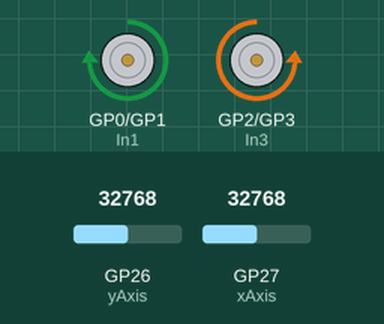
Recording of a program running on a simulated Raspberry Pi Pico running MicroPython. Parts: motor-driver pin pairs drawn as motors (green arrow = first pin HIGH = forward, orange = second pin HIGH = backward, longer = more drive, scaled by the enable pin). Inputs (shaded band) come from the test bench; at power-on: GP26 (yAxis) = 32768, GP27 (xAxis) = 32768 (analog values on the 0–65535 scale). What the program prints to the serial console is not drawn.

Above: at 1.2 s.
1.3 s: GP26 (yAxis) set to 48155
At 1.8 s:
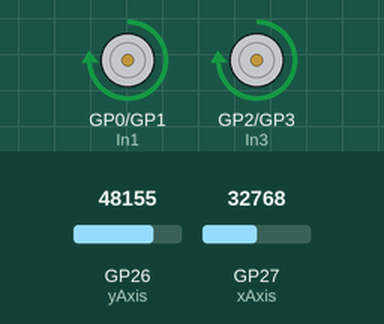
2.8 s: GP27 (xAxis) set to 48155
At 3.4 s:
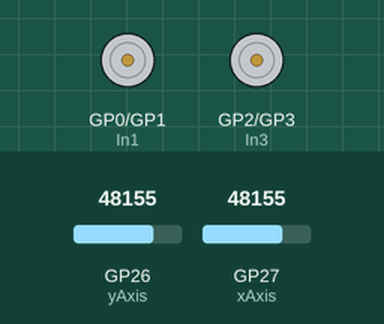
4.3 s: GP27 (xAxis) set to 46896
At 5.2 s:
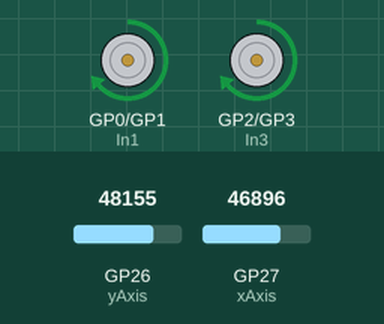
5.8 s: GP26 (yAxis) set to 51808
7.3 s: GP26 (yAxis) set to 53008
At 8.5 s:
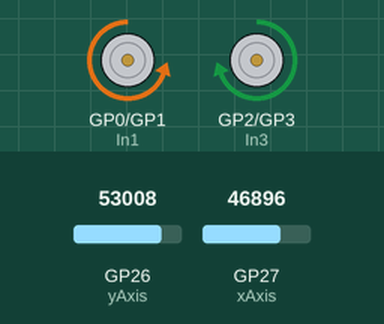
8.8 s: GP26 (yAxis) set to 46845
At 10.2 s:
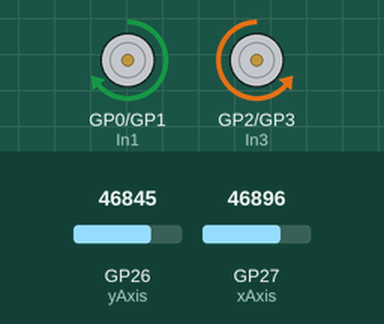
Timing chart, 0 to 11.3 s (numbered marks = the images above; inputs shaded):
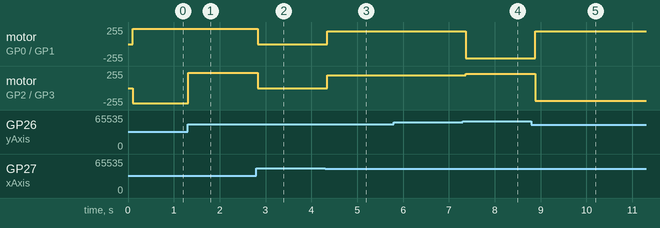

Measured:
- the behaviour switches between 47504 and 47488 on GP27 (xAxis) (found by bisection; images 2 and 3)
- the behaviour switches between 52496 and 52512 on GP26 (yAxis) (found by bisection; images 3 and 4)
- after the input at 1.3 s, motor on GP2 (In3) / GP3 (In4): backward 230/255 → forward 230/255 at once
- after the input at 2.8 s, motor on GP0 (In1) / GP1 (In2), motor on GP2 (In3) / GP3 (In4): forward 230/255 → stopped at once
- after the input at 4.3 s, motor on GP0 (In1) / GP1 (In2), motor on GP2 (In3) / GP3 (In4): stopped → forward 191/255 at once
- after the input at 5.8 s, every drawn part: stays the same
- after the input at 7.3 s, motor on GP0 (In1) / GP1 (In2): forward 191/255 → backward 212/255 after 0.07 s; motor on GP2 (In3) / GP3 (In4): forward 191/255 → forward 212/255 after 0.07 s
- after the input at 8.8 s, motor on GP0 (In1) / GP1 (In2): backward 212/255 → forward 191/255 after 0.09 s; motor on GP2 (In3) / GP3 (In4): forward 212/255 → backward 191/255 after 0.09 s

The program:

dc_Motor_1.py
```python
'''L293N motor driver
https://www.youtube.com/watch?v=H1Fzil_VUq4&t=159s
https://github.com/Guitarman9119/Raspberry-Pi-Pico-/blob/main/L298N%20motor%20driver%20module/example2.py
many tutorials- Guitarman       https://github.com/Guitarman9119/Raspberry-Pi-Pico-/tree/main
'''
# from machine import Pin
# import time #importing time for delay

# # Defining motor pins

# #OUT1  and OUT2
# In1=Pin(0,Pin.OUT)
# In2=Pin(1,Pin.OUT)
# EN_A=Pin(4,Pin.OUT)

# #OUT3  and OUT4
# In3=Pin(2,Pin.OUT)
# In4=Pin(3,Pin.OUT)
# EN_B=Pin(5,Pin.OUT)

# EN_A.high()
# EN_B.high()
# # Forward
# def move_forward():
#     In1.high()
#     In2.low()
#     In3.high()
#     In4.low()

# # Backward
# def move_backward():
#     In1.low()
#     In2.high()
#     In3.low()
#     In4.high()

# #Turn Right
# def turn_right():
#     In1.low()
#     In2.low()
#     In3.low()
#     In4.high()

# #Turn Left
# def turn_left():
#     In1.low()
#     In2.high()
#     In3.low()
#     In4.low()

# #Stop
# def stop():
#     In1.low()
#     In2.low()
#     In3.low()
#     In4.low()

# while True:
#     move_forward()
#     print("Forward")
#     time.sleep(2)
#     stop()
#     print("Stop")
#     time.sleep(2)
#     move_backward()
#     print("Backward")
#     time.sleep(2)
#     stop()
#     print("Stop")
#     time.sleep(2)
 ###~~~~~~ second motor program with PWM control
'''
import sys
from machine import Pin, ADC, PWM  #importing PIN,ADC and PWM
import time #importing time
import utime
xAxis = ADC(Pin(27))
yAxis = ADC(Pin(26))
# Defining motor pins

#OUT1  and OUT2
In1=Pin(0,Pin.OUT)
In2=Pin(1,Pin.OUT)
EN_A=PWM(Pin(4))


#OUT3  and OUT4
In3=Pin(2,Pin.OUT)
In4=Pin(3,Pin.OUT)
EN_B=PWM(Pin(5))


# Defining frequency for enable pins
EN_A.freq(1500)
EN_B.freq(1500)


# Forward
def move_forward():
    In1.high()
    In2.low()
    In3.low()
    In4.high()

# Backward
def move_backward():
    In1.low()
    In2.high()
    In3.high()
    In4.low()


#Stop
def stop():
    In1.low()
    In2.low()
    In3.low()
    In4.low()


while True:
    time.sleep(0.5)

    yValue = yAxis.read_u16()
    xValue = xAxis.read_u16()
    print('yValue: ',yValue)
    print('xValue: ',xValue)

    # if yValue >= 32000 and yValue <= 34000 or xValue >= 32000 and xValue <= 34000:

    #     stop()


    if yValue >= 52500:
        duty_cycle=(100/15535)*yValue- 321.87
        # duty_cycle = (((yValue-65535/2)/65535)*100)*2
        print("Move backward: Speed " + str(duty_cycle) + " %")
        # duty_cycle = ((yValue/65535)*100)*650.2
        # duty_cycle=yValue
        EN_A.duty_u16(int(duty_cycle))
        EN_B.duty_u16(int(duty_cycle))

        move_backward()


    elif yValue < 47500:
        duty_cycle=-1.316*yValue +65800
        # duty_cycle = ((yValue-65535/2)/65535*100)*2
        print("Move Forward: Speed " + str(abs(duty_cycle)) + " %")
        # duty_cycle = abs(duty_cycle)*650.2
        # duty_cycle=yValue
        EN_A.duty_u16(int(duty_cycle))
        EN_B.duty_u16(int(duty_cycle))

        move_forward()
 '''

    # elif xValue < 32000:
    #     duty_cycle = (((xValue-65535)/65535)*100)
    #     print("Move Left: Speed " + str(abs(duty_cycle)) + " %")
    #     duty_cycle = abs((duty_cycle)*650.25)

    #     EN_B.duty_u16(0)
    #     EN_A.duty_u16(int(duty_cycle))

    #     move_forward()


    # elif xValue > 34000:
    #     duty_cycle = ((xValue-65535/2)/65535*100)*2
    #     print("Move Right: Speed " + str(abs(duty_cycle)) + " %")
    #     duty_cycle = abs(duty_cycle)*650.2

    #     EN_B.duty_u16(int(duty_cycle))
    #     EN_A.duty_u16(0)

    #     move_forward()


'''
try:
    while True:
        time.sleep(0.5)

        yValue = yAxis.read_u16()
        xValue = xAxis.read_u16()
        print(f'Y_value: {yValue}')
        print(f'X_value: {xValue}')
        if yValue <50000:
            forward_percent = abs(.002*yValue -100)
            print(forward_percent)
            print("Move Forward: Speed " + str(forward_percent) + " %")

            EN_A.duty_u16(int(forward_percent))
            EN_B.duty_u16(int(forward_percent))
            # duty_cycle = abs(duty_cycle)*650.2

            # EN_A.duty_u16(int(duty_cycle))
            # EN_B.duty_u16(int(duty_cycle))

            move_forward()

    #     if yValue >= 32000 and yValue <= 34000 or xValue >= 32000 and xValue <= 34000:

    #         stop()


    #     if yValue >= 34000:
    #         duty_cycle = (((yValue-65535/2)/65535)*100)*2
    #         print("Move backward: Speed " + str(abs(duty_cycle)) + " %")
    #         duty_cycle = ((yValue/65535)*100)*650.2

    #         EN_A.duty_u16(int(duty_cycle))
    #         EN_B.duty_u16(int(duty_cycle))

    #         move_backward()


    #     elif yValue <= 32000:
    #         duty_cycle = ((yValue-65535/2)/65535*100)*2
    #         print("Move Forward: Speed " + str(abs(duty_cycle)) + " %")
    #         duty_cycle = abs(duty_cycle)*650.2

    #         EN_A.duty_u16(int(duty_cycle))
    #         EN_B.duty_u16(int(duty_cycle))

    #         move_forward()


    #     elif xValue < 32000:
    #         duty_cycle = (((xValue-65535)/65535)*100)
    #         print("Move Left: Speed " + str(abs(duty_cycle)) + " %")
    #         duty_cycle = abs((duty_cycle)*650.25)

    #         EN_B.duty_u16(0)
    #         EN_A.duty_u16(int(duty_cycle))

    #         move_forward()


    #     elif xValue > 34000:
    #         duty_cycle = ((xValue-65535/2)/65535*100)*2
    #         print("Move Right: Speed " + str(abs(duty_cycle)) + " %")
    #         duty_cycle = abs(duty_cycle)*650.2

    #         EN_B.duty_u16(int(duty_cycle))
    #         EN_A.duty_u16(0)

    #         move_forward()

except KeyboardInterrupt:
    sys.exit()
'''


# import sys
# from machine import Pin, ADC, PWM
# import time

# xAxis = ADC(Pin(27))
# yAxis = ADC(Pin(26))

# # Motor pins
# In1 = Pin(0, Pin.OUT)
# In2 = Pin(1, Pin.OUT)
# In3 = Pin(2, Pin.OUT)
# In4 = Pin(3, Pin.OUT)

# EN_A = PWM(Pin(4))
# EN_B = PWM(Pin(5))

# # Set PWM frequency
# EN_A.freq(1500)
# EN_B.freq(1500)

# dead_zone = 2000

# # Motor functions
# def move_forward():
#     In1.high()
#     In2.low()
#     In3.low()
#     In4.high()

# def move_backward():
#     In1.low()
#     In2.high()
#     In3.high()
#     In4.low()

# def stop():
#     In1.low()
#     In2.low()
#     In3.low()
#     In4.low()

# while True:
#     time.sleep(0.1)

#     yValue = yAxis.read_u16()
#     xValue = xAxis.read_u16()
#     print('yValue: ', yValue)
#     print('xValue: ', xValue)

#     if abs(yValue - 50000) < dead_zone:
#         stop()
#         print("Joystick in dead zone — motors stopped.")

#     elif yValue < 47500:
#         duty_cycle = int((-1.316 * yValue) + 65800)
#         duty_cycle = min(max(duty_cycle, 0), 65535)
#         print("Move Forward: Speed " + str(duty_cycle))

#         EN_A.duty_u16(duty_cycle)
#         EN_B.duty_u16(duty_cycle)
#         move_forward()

#     elif yValue >= 52500:
#         duty_cycle = int((yValue - 50000) * (65535 / 15535))
#         duty_cycle = min(max(duty_cycle, 0), 65535)
#         print("Move Backward: Speed " + str(duty_cycle))

#         EN_A.duty_u16(duty_cycle)
#         EN_B.duty_u16(duty_cycle)
#         move_backward()


import sys
from machine import Pin, ADC, PWM
import time
import math

xAxis = ADC(Pin(27))
yAxis = ADC(Pin(26))

# Motor pins
In1 = Pin(0, Pin.OUT)
In2 = Pin(1, Pin.OUT)
In3 = Pin(2, Pin.OUT)
In4 = Pin(3, Pin.OUT)

EN_A = PWM(Pin(4))
EN_B = PWM(Pin(5))

# Set PWM frequency
EN_A.freq(1500)
EN_B.freq(1500)

dead_zone = 2000

# Motor functions
def move_forward():
    In1.high()
    In2.low()
    In3.low()
    In4.high()

def move_backward():
    In1.low()
    In2.high()
    In3.high()
    In4.low()
def move_left():
    In1.high()
    In2.low()
    In3.high()
    In4.low()

def move_right():
    In1.high()
    In2.low()
    In3.high()
    In4.low()

def stop():
    In1.low()
    In2.low()
    In3.low()
    In4.low()

# Logarithmic scaling function the max_input for the forward is 50000 for backward is 65535
def scale_speed(value, min_input, max_input, min_output, max_output):
    if value <= min_input:
        return min_output
    scaled_value = math.log(value - min_input + 1) / math.log(max_input - min_input + 1)
    return int(min_output + (scaled_value * (max_output - min_output)))

while True:
    time.sleep(0.1)

    yValue = yAxis.read_u16()
    xValue = xAxis.read_u16()
    print('yValue: ', yValue)
    print('xValue: ', xValue)

    # if abs(yValue - 50000)  < dead_zone:
    if abs(yValue - 50000) and abs(xValue-50000)  < dead_zone:
        stop()
        print("Joystick in dead zone — motors stopped.")

    elif yValue < 47500: ## the 50000-yValue  increases as the joystick is pushed up, when gets to 65535 is max speed
                          ##scale_speed(value, min_input, max_input, min_output, max_output)
        scaled_speed = scale_speed(50000 - yValue, 0, 50000, 1000, 65535)
        print("Move Forward: Speed " + str(scaled_speed))

        EN_A.duty_u16(scaled_speed)
        EN_B.duty_u16(scaled_speed)
        move_forward()

    elif yValue >= 52500:
                      ##scale_speed(value, min_input, max_input, min_output, max_output)
        scaled_speed = scale_speed(yValue, 50000, 65535, 1000, 65535)
        print("Move Backward: Speed " + str(scaled_speed))

        EN_A.duty_u16(scaled_speed)
        EN_B.duty_u16(scaled_speed)
        move_backward()
    elif xValue < 47500: ## the 50000-yValue  increases as the joystick is pushed up, when gets to 65535 is max speed
                          ##scale_speed(value, min_input, max_input, min_output, max_output)
        scaled_speed = scale_speed(50000 - xValue, 0, 50000, 1000, 65535)
        print("Move Left: Speed " + str(scaled_speed))

        EN_A.duty_u16(scaled_speed)
        EN_B.duty_u16(scaled_speed)
        move_left()

    elif xValue >= 52500:
                      ##scale_speed(value, min_input, max_input, min_output, max_output)
        scaled_speed = scale_speed(xValue, 50000, 65535, 1000, 65535)
        print("Move Right: Speed " + str(scaled_speed))

        EN_A.duty_u16(scaled_speed)
        EN_B.duty_u16(scaled_speed)
        move_right()
########~~~~~~~~~~~~~~~~log practice
# import math
# def scale_speed(value, min_input, max_input, min_output, max_output):
#     if value <= min_input:
#         return min_output
#     scaled_value = math.log(value - min_input + 1) / math.log(max_input - min_input + 1)
#     Numerator=math.log(value - min_input + 1)
#     Denominator= math.log(max_input - min_input + 1)
#     print(Numerator,'  ',Denominator)   ## output 9.650915    9.650915
#     print(f'scaled_value:  {scaled_value} :  {scaled_value*(max_input-min_output)}')
#     return int(min_output + (scaled_value * (max_output - min_output)))## subtracts the min output from multiplyiny the scalled value but adds it back in

# yValue=60000
# if yValue >=50000:
#     scaled_speed = scale_speed(yValue, 50000, 65535, 1000, 65535)
# print(scaled_speed)

# Num=math.log(50001 - 50000 + 1) ## natural logs output 0.6931472 for 2
# print(Num)
# # Python code to demonstrate the working of
# # log(a,Base)
# ##ln4=1.386 ln5=1.6094  ln4/ln5=.86119  5 to the .8619 power =4  !!!
# import math

# # Printing the log base e of 14
# print ("Natural logarithm of 14 is : ", end="")
# print (math.log(14))

# # Printing the log base 5 of 14
# print ("Logarithm base 5 of 14 is : ", end="")
# print (math.log(14,5))
```
